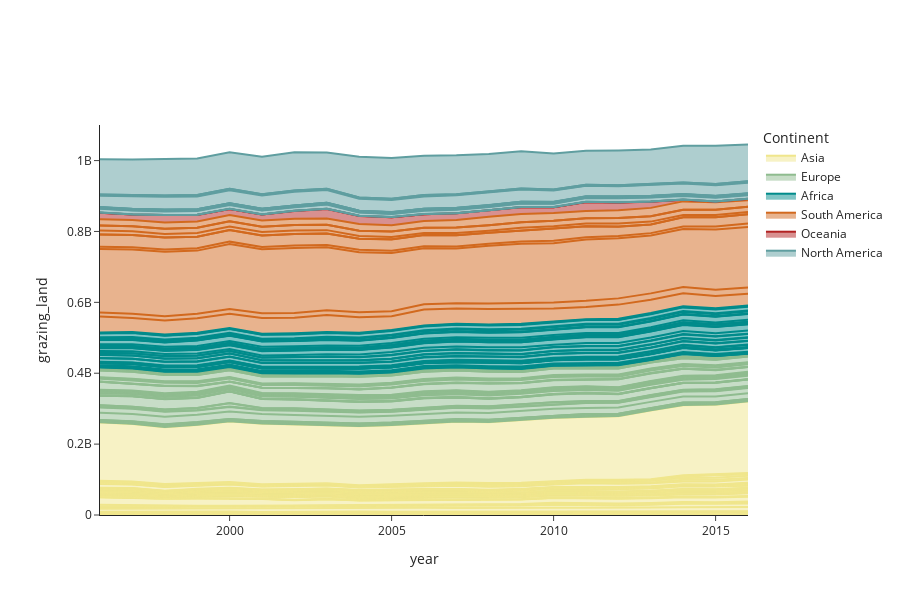

Notebook source saved alongside this figure:
### Code cell
import plotly.express as px
for template in ["simple_white"]:
    fig = px.area(data, x="year", y="grazing_land", color="Continent",
     line_group="country", template=template,
             color_discrete_sequence=color_continent)

fig.update_layout(
    autosize=False,
    height=600,
    width=900,
    bargap=0.10,
    bargroupgap=0.1,
    barmode="stack",
    hovermode="x",
    margin=dict(r=50, l=100, b=85, t=125),)
fig.show()
